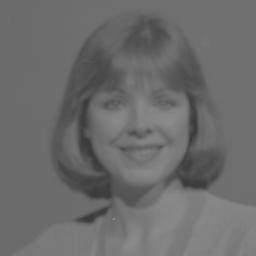
#> input picture ContrastStretching/contr2.jpg, 256 x 256 px
$ python ContrastStretching1_2.py
#> lines starting #> are read from the running program, lines starting #| are printed output that depends on the picture
import cv2
from matplotlib import pyplot as plt
import numpy as np

img = cv2.imread('contr2.jpg')
#> img is the input picture: shape (256, 256, 3); min 56, max 139, mean 107.8

height = np.size(img, 0)
#> height = 256
width = np.size(img, 1)
#> width = 256

#creamos el histograma
color = ('b','g','r')
maxC=0
minC=255
for i, c in enumerate(color):
    histr = cv2.calcHist([img], [i], None, [256], [0, 256])
    plt.plot(histr, color = c)
    plt.xlim([0,256])

#variables
count=0
a=0
b1=255
c=0
d=0

#buscamos la mayor y menor escala de la imagen en el histograma
#buscamos el valor de "c"
for i in histr:
    if (i[0]!=0):
        c=count
        count=0
        break;
    count=count+1
#> this loop made 57 passes
#> (i, c, count) on pass 57: ([1], 56, 0)
#> (i, count) on passes 1 to 6: ([0], 1), ([0], 2), ([0], 3), ([0], 4), ([0], 5), ([0], 6)
#invertimos el histograma para buscar el mayor valor, "d"
reversed_histr = histr[::-1]
#> reversed_histr = 256 values, max 11064 at index 147, min 0 at index 0, mean 256
for i in reversed_histr:
    if (i[0]!=0):
        d=255-count
        count=0
        break;
    count=count+1
#> this loop made 117 passes
#> (d, count) on pass 117: (139, 0)
#> count on passes 1 to 6: 1, 2, 3, 4, 5, 6
print(a,b1,c,d)
#| 0 255 56 139

#cabiamos los valores de los pixeles de la imagen usando la formula de Contrast Stretching
for i in range (width-1):
    for j in range (height-1):
        b,g,r=img[i,j]
        img[i][j]=(img[i][j]-c)*((b1-a)/(d-c))+a
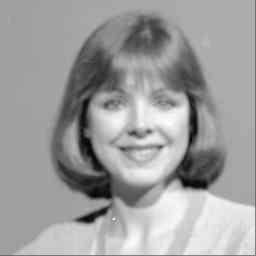
#> img: shape (256, 256, 3); min 0, max 255, mean 158
plt.plot(histr)
cv2.imshow('image',img)
plt.show()
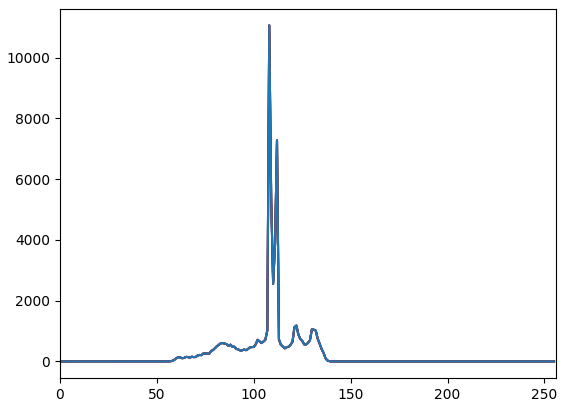
#> figure drawn by matplotlib, 1 panel; curve peaks at x = 108, y = 11064; curve peaks at x = 108, y = 11064; curve peaks at x = 108, y = 11064

#crear un outliner
img2 = cv2.imread('contr2.jpg',0)
#> img2: shape (256, 256); min 56, max 139, mean 107.8
for i in range (15):
    for j in range (15):
        img2[i][j]=0
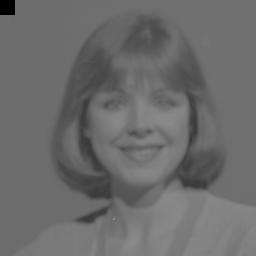
#> img2: shape (256, 256); min 0, max 139, mean 107.4
#creamos la imagen con el outliner
cv2.imwrite('new_copy.png',img2)
